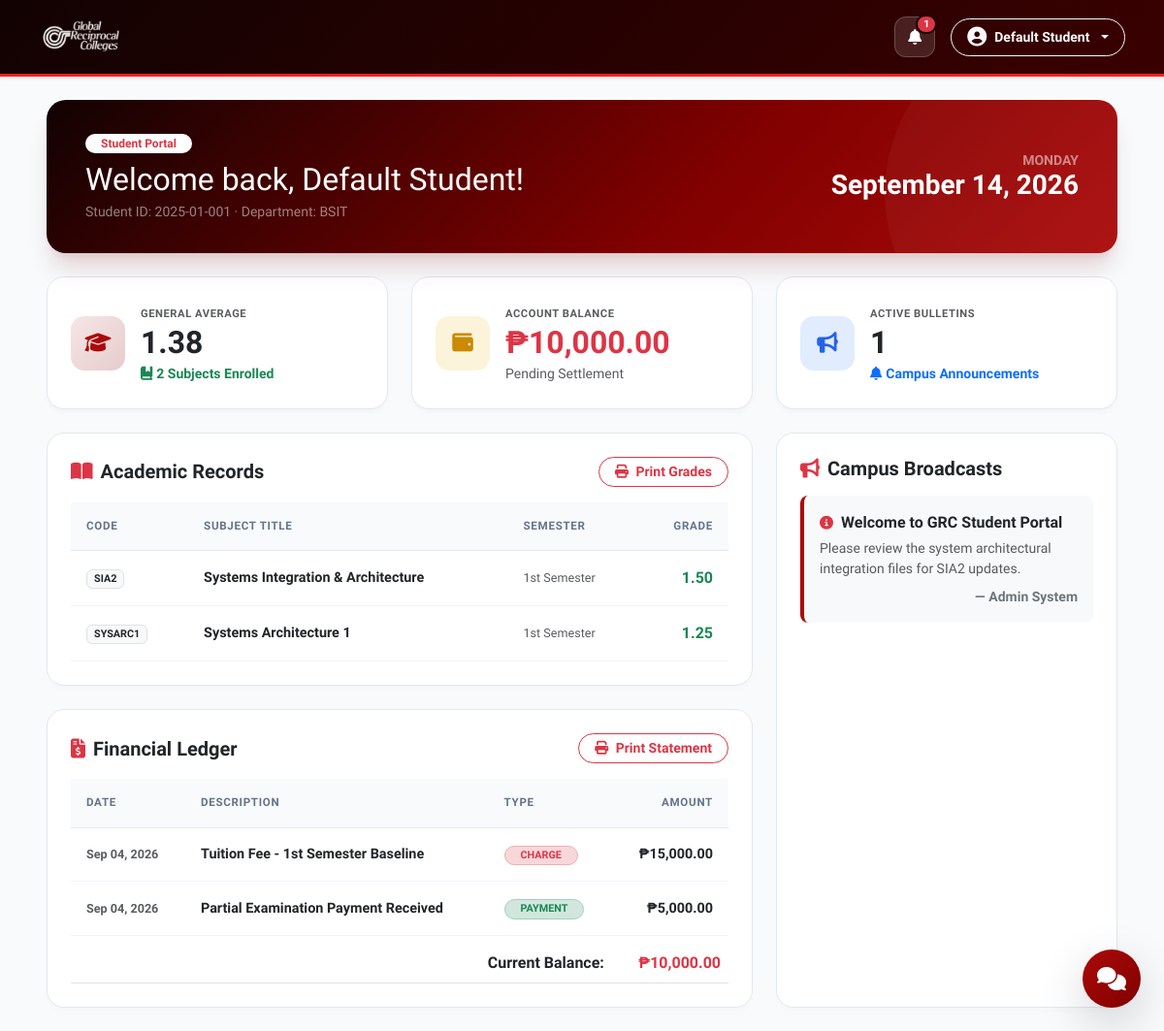
/dashboard.php (signed in), run on the app's committed database.
### tables this page shows
CREATE TABLE `users` (
  `id` INT(11) NOT NULL AUTO_INCREMENT,
  `username` VARCHAR(50) NOT NULL,
  `email` VARCHAR(100) NOT NULL,
  `password_hash` VARCHAR(255) NOT NULL,
  `role` ENUM('Student', 'Department', 'Admin') NOT NULL DEFAULT 'Student',
  `student_id` VARCHAR(50) DEFAULT NULL,
  `first_name` VARCHAR(50) DEFAULT NULL,
  `last_name` VARCHAR(50) DEFAULT NULL,
  `phone` VARCHAR(20) DEFAULT NULL,
  `department_course` VARCHAR(100) DEFAULT NULL,
  `otp_code` VARCHAR(10) DEFAULT NULL,
  `otp_expires` DATETIME DEFAULT NULL,
  `is_verified` TINYINT(1) DEFAULT 0,
  `failed_attempts` INT(11) DEFAULT 0,
  `lockout_until` DATETIME DEFAULT NULL,
  `reset_token` VARCHAR(255) DEFAULT NULL,
  `created_at` TIMESTAMP DEFAULT CURRENT_TIMESTAMP(),
  PRIMARY KEY (`id`),
  UNIQUE KEY `uk_username` (`username`),
  UNIQUE KEY `uk_email` (`email`),
  UNIQUE KEY `uk_student_id` (`student_id`)
);

CREATE TABLE `academic_records` (
  `id` INT(11) NOT NULL AUTO_INCREMENT,
  `student_id` INT(11) NOT NULL,
  `subject_code` VARCHAR(20) NOT NULL,
  `subject_title` VARCHAR(100) NOT NULL,
  `grade` DECIMAL(3,2) NOT NULL,
  `semester` VARCHAR(20) NOT NULL,
  `academic_year` VARCHAR(15) NOT NULL,
  PRIMARY KEY (`id`),
  KEY `idx_academic_student` (`student_id`),
  CONSTRAINT `fk_academic_records_student` 
    FOREIGN KEY (`student_id`) REFERENCES `users` (`id`) ON DELETE CASCADE
);

CREATE TABLE `financial_ledgers` (
  `id` INT(11) NOT NULL AUTO_INCREMENT,
  `student_id` INT(11) NOT NULL,
  `description` VARCHAR(100) NOT NULL,
  `amount` DECIMAL(10,2) NOT NULL,
  `transaction_type` ENUM('Charge', 'Payment') NOT NULL,
  `transaction_date` TIMESTAMP DEFAULT CURRENT_TIMESTAMP(),
  PRIMARY KEY (`id`),
  KEY `idx_ledger_student` (`student_id`),
  CONSTRAINT `fk_financial_ledgers_student` 
    FOREIGN KEY (`student_id`) REFERENCES `users` (`id`) ON DELETE CASCADE
);

CREATE TABLE `announcements` (
  `id` INT(11) NOT NULL AUTO_INCREMENT,
  `title` VARCHAR(255) NOT NULL,
  `content` TEXT NOT NULL,
  `posted_by` VARCHAR(50) NOT NULL,
  `created_at` TIMESTAMP DEFAULT CURRENT_TIMESTAMP(),
  PRIMARY KEY (`id`)
);

### dashboard.php (the view, shortened to what the rows shown need)
<?php
require_once 'database.php';
$pdo->exec("CREATE TABLE IF NOT EXISTS support_messages (
    id INT AUTO_INCREMENT PRIMARY KEY,
    user_id INT NOT NULL,
    sender_role ENUM('student', 'admin') NOT NULL DEFAULT 'student',
    message TEXT NOT NULL,
    is_read TINYINT(1) DEFAULT 0,
    created_at TIMESTAMP DEFAULT CURRENT_TIMESTAMP,
    FOREIGN KEY (user_id) REFERENCES users(id) ON DELETE CASCADE
)");
$user_id = $_SESSION['user_id'];
$user_stmt = $pdo->prepare("SELECT id, username, email, role, student_id, first_name, last_name, phone, department_course FROM users WHERE id = ?");
$user_stmt->execute([$user_id]);
$user_data = $user_stmt->fetch();
$display_name = trim(($user_data['first_name'] ?? '') . ' ' . ($user_data['last_name'] ?? ''));
$announcements_stmt = $pdo->query("SELECT * FROM announcements ORDER BY id DESC");
$announcements_list = $announcements_stmt->fetchAll();
$ann_count = count($announcements_list);
?>
<!DOCTYPE html>
<html lang="en">
<head>
    <link rel="stylesheet" href="https://cdn.jsdelivr.net/npm/bootstrap-icons@1.11.3/font/bootstrap-icons.min.css">
    <link href="https://cdnjs.cloudflare.com/ajax/libs/font-awesome/6.4.0/css/all.min.css" rel="stylesheet">
    <link href="https://cdn.jsdelivr.net/npm/bootstrap@5.3.0/dist/css/bootstrap.min.css" rel="stylesheet">
</head>
<body>
<nav class="navbar navbar-grc navbar-dark navbar-expand-lg p-3 shadow-sm sticky-top">
    <div class="container-fluid px-lg-4">
        <div class="d-flex align-items-center gap-3">
            <div class="dropdown">
                <button class="btn btn-outline-light btn-sm dropdown-toggle d-flex align-items-center gap-2 rounded-pill px-3 py-2 border-white-50" type="button" data-bs-toggle="dropdown">
                    <i class="fa-solid fa-circle-user fs-5"></i>
                    <span class="d-none d-md-inline fw-semibold"><?= htmlspecialchars($display_name) ?></span>
                </button>
            </div>
        </div>
    </div>
</nav>
<div class="container-fluid px-lg-5 py-4">
    <div class="dashboard-hero mb-4 d-flex justify-content-between align-items-center">
        <div>
            <span class="badge bg-white text-danger fw-bold rounded-pill px-3 py-1 mb-2 shadow-sm">
                <?= htmlspecialchars($user_data['role']) ?> Portal
            </span>
            <h2 class="fw-extrabold mb-1">Welcome back, <?= htmlspecialchars($display_name) ?>!</h2>
            <p class="mb-0 text-white-50 small">
                Student ID: <?= htmlspecialchars($user_data['student_id'] ?? 'N/A') ?> · Department: <?= htmlspecialchars($user_data['department_course'] ?? 'General') ?>
            </p>
        </div>
    </div>
    <?php if ($_SESSION['role'] === 'Student'): ?>
        <?php
        $gwa_stmt = $pdo->prepare("SELECT AVG(grade) as gwa, COUNT(*) as total FROM academic_records WHERE student_id = ?");
        $gwa_stmt->execute([$_SESSION['user_id']]);
        $gwa_data = $gwa_stmt->fetch();
        $gwa = $gwa_data['gwa'] ? number_format($gwa_data['gwa'], 2) : '—';
        $bal_stmt = $pdo->prepare("SELECT SUM(CASE WHEN transaction_type = 'Charge' THEN amount ELSE -amount END) as balance FROM financial_ledgers WHERE student_id = ?");
        $bal_stmt->execute([$_SESSION['user_id']]);
        $balance = (float)($bal_stmt->fetchColumn() ?: 0);
        ?>
        <div class="row g-4 mb-4">
            <div class="col-md-4">
                <div class="stat-card-modern d-flex align-items-center">
                    <div>
                        <h2 class="fw-bold text-dark mb-0"><?= $gwa ?></h2>
                    </div>
                </div>
            </div>
            <div class="col-md-4">
                <div class="stat-card-modern d-flex align-items-center">
                    <div>
                        <h2 class="fw-bold mb-0 <?= $balance > 0 ? 'text-danger' : 'text-success' ?>">
                            ₱<?= number_format($balance, 2) ?>
                        </h2>
                    </div>
                </div>
            </div>
            <div class="col-md-4">
                <div class="stat-card-modern d-flex align-items-center">
                    <div>
                        <h2 class="fw-bold text-dark mb-0"><?= $ann_count ?></h2>
                    </div>
                </div>
            </div>
        </div>
        <div class="row g-4">
            <div class="col-lg-8">
                <div class="table-container-modern mb-4">
                    <div class="table-responsive">
                        <table class="table table-modern">
                            <thead>
                                <tr>
                                    <th>Code</th>
                                    <th>Subject Title</th>
                                    <th>Semester</th>
                                    <th class="text-end">Grade</th>
                                </tr>
                            </thead>
                            <tbody>
                                <?php
                                $grades_stmt = $pdo->prepare("SELECT * FROM academic_records WHERE student_id = ? ORDER BY id DESC");
                                $grades_stmt->execute([$_SESSION['user_id']]);
                                $grades = $grades_stmt->fetchAll();
                                if (count($grades) > 0):
                                    foreach ($grades as $g):
                                ?>
                                    <tr>
                                        <td><span class="badge bg-light text-dark border fw-bold"><?= htmlspecialchars($g['subject_code']) ?></span></td>
                                        <td class="fw-semibold text-dark"><?= htmlspecialchars($g['subject_title']) ?></td>
                                        <td><small class="text-muted"><?= htmlspecialchars($g['semester']) ?></small></td>
                                        <td class="text-end fw-bold text-success fs-6"><?= number_format($g['grade'], 2) ?></td>
                                    </tr>
                                <?php endforeach; else: ?>
                                    <tr><td colspan="4" class="text-center text-muted py-4">No academic records found.</td></tr>
                                <?php endif; ?>
                            </tbody>
                        </table>
                    </div>
                </div>
                <div class="table-container-modern">
                    <div class="table-responsive">
                        <table class="table table-modern">
                            <thead>
                                <tr>
                                    <th>Date</th>
                                    <th>Description</th>
                                    <th>Type</th>
                                    <th class="text-end">Amount</th>
                                </tr>
                            </thead>
                            <tbody>
                                <?php
                                $ledger_stmt = $pdo->prepare("SELECT * FROM financial_ledgers WHERE student_id = ? ORDER BY transaction_date ASC, id ASC");
                                $ledger_stmt->execute([$_SESSION['user_id']]);
                                $ledger_res = $ledger_stmt->fetchAll();
                                if (count($ledger_res) > 0):
                                    foreach ($ledger_res as $l_row):
                                        $amt = floatval($l_row['amount']);
                                        $type = $l_row['transaction_type'];
                                        if ($type === 'Charge') {
                                            $badge_class = 'bg-danger-subtle text-danger border border-danger-subtle';
                                        } else {
                                            $badge_class = 'bg-success-subtle text-success border border-success-subtle';
                                        }
                                ?>
                                    <tr>
                                        <td><small class="text-muted fw-semibold"><?= date('M d, Y', strtotime($l_row['transaction_date'])) ?></small></td>
                                        <td class="fw-semibold text-dark"><?= htmlspecialchars($l_row['description']) ?></td>
                                        <td><span class="badge rounded-pill px-3 <?= $badge_class ?>"><?= strtoupper(htmlspecialchars($type)) ?></span></td>
                                        <td class="text-end fw-bold">₱<?= number_format($amt, 2) ?></td>
                                    </tr>
                                <?php endforeach; else: ?>
                                    <tr><td colspan="4" class="text-center text-muted py-4">No financial records found.</td></tr>
                                <?php endif; ?>
                            </tbody>
                        </table>
                    </div>
                </div>
            </div>
            <div class="col-lg-4">
                <div class="card-custom p-4 h-100">
                    <div class="overflow-auto pr-1" style="max-height: 520px;">
                        <?php if ($ann_count > 0): ?>
                            <?php foreach ($announcements_list as $row): ?>
                                <div class="announcement-item mb-3 p-3 bg-light rounded-3">
                                    <strong class="text-dark d-block mb-1">
                                        <i class="fa-solid fa-circle-info text-danger me-1 small"></i>
                                        <?= htmlspecialchars($row['title']) ?>
                                    </strong>
                                    <p class="small text-muted mb-2"><?= htmlspecialchars($row['content']) ?></p>
                                    <small class="text-secondary d-block text-end fw-semibold">— <?= htmlspecialchars($row['posted_by']) ?></small>
                                </div>
                            <?php endforeach; ?>
                        <?php else: ?>
                            <p class="small text-muted text-center py-5">No broadcasts posted yet.</p>
                        <?php endif; ?>
                    </div>
                </div>
            </div>
        </div>
    <?php endif; ?>
</div>
</body>
</html>

### data on the page
users: display_name "Default Student", role "Student", student "2025-01-001", department_course "BSIT"
academic_records: subject_code "SIA2", subject_title "Systems Integration & Architecture", semester "1st Semester", grade "1.50"
academic_records: subject_code "SYSARC1", subject_title "Systems Architecture 1", semester "1st Semester", grade "1.25"
financial_ledgers: transaction_date "Sep 04, 2026", description "Tuition Fee - 1st Semester Baseline", transaction_type "CHARGE", amount "15,000.00"
financial_ledgers: transaction_date "Sep 04, 2026", description "Partial Examination Payment Received", transaction_type "PAYMENT", amount "5,000.00"
announcements: title "Welcome to GRC Student Portal", content "Please review the system architectural integration files for SIA2 updates.", posted_by "Admin System"

### other printed values
$total_notifications "1"
$gwa "1.38"
$subject_count "2"
$balance "10,000.00"
$ann_count "1"
$total_balance "10,000.00"
